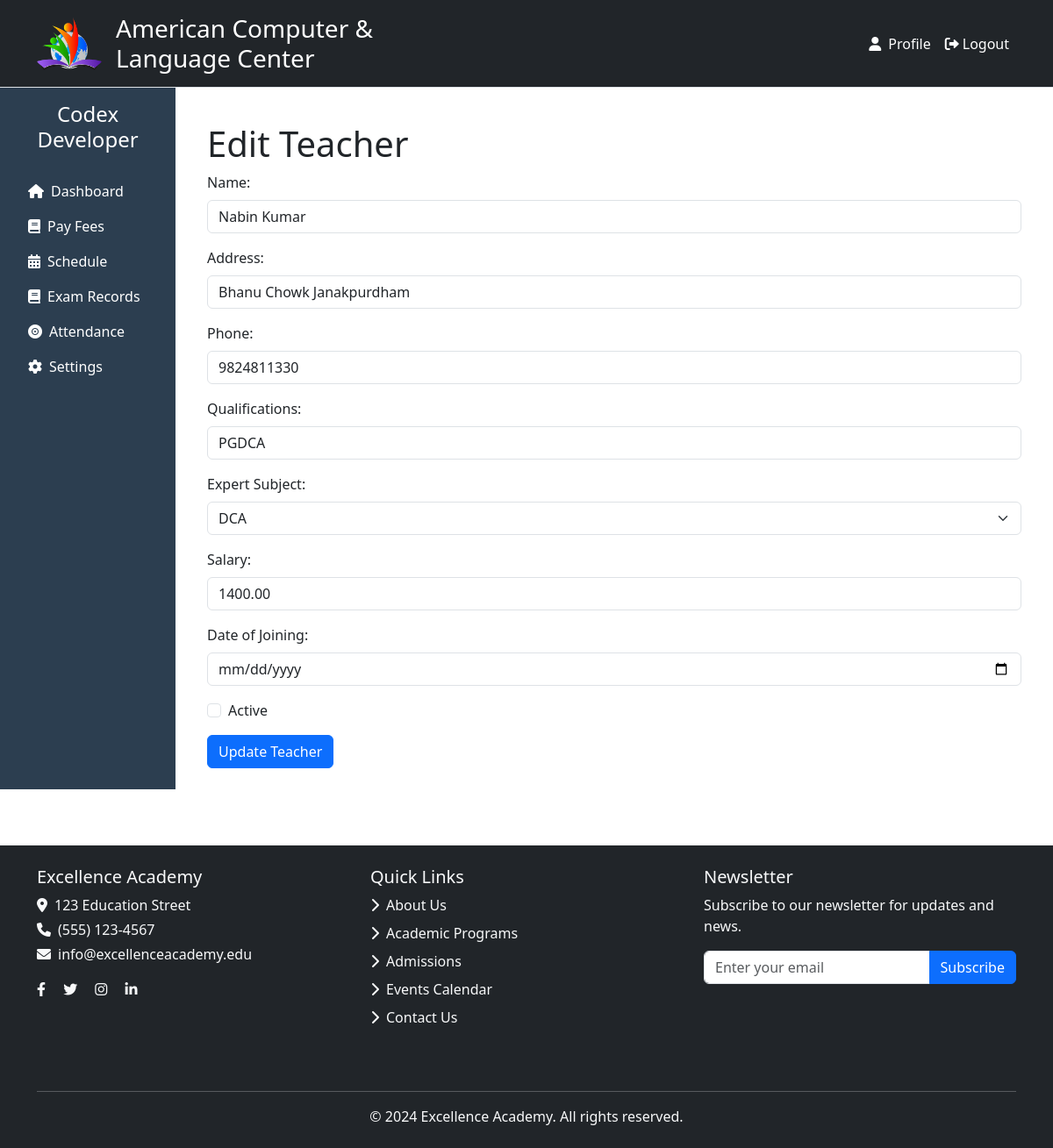
/edit-teacher/2/ (signed in), run on the app's committed database.
### userapp/models.py (models this page shows, shortened)
class Teacher(models.Model):
    user = models.ForeignKey(CustomUser, on_delete=models.CASCADE)
    profile_photo = models.ImageField(upload_to='teachers/', default='media/img/default-avatar.jpg', null=True)
    full_name = models.CharField(max_length=255)
    dob = models.DateField()
    gender = models.CharField(max_length=6, choices=GENDER_CHOICES)
    phone_number = models.CharField(max_length=20)
    email = models.EmailField(unique=True)
    address = models.TextField()
    department = models.CharField(max_length=255)
    designation = models.CharField(max_length=255)
    joining_date = models.DateField(default=timezone.now)
    experience = models.PositiveIntegerField(help_text="Number of years of teaching experience")
    qualification = models.CharField(max_length=255)
    specialization = models.CharField(max_length=255, blank=True, null=True, help_text="Specialized subjects or skills")
    salary = models.DecimalField(max_digits=10, decimal_places=2, default=0.00, help_text="Teacher's monthly salary")
    class Meta:
        ordering = ['full_name']
        verbose_name = 'Teacher'
        verbose_name_plural = 'Teachers'

### userapp/views.py (the view)
# urls.py: path('edit-teacher/<int:teacher_id>/', views.edit_teacher, name='edit_teacher'),
@login_required(login_url='/login/')
def edit_teacher(request, teacher_id):
    teacher = get_object_or_404(Teacher, id=teacher_id)
    if request.method == 'POST':
        teacher.name = request.POST.get('name')
        teacher.address = request.POST.get('address')
        teacher.phone = request.POST.get('phone')
        teacher.qualifications = request.POST.get('qualifications')
        expert_subject_id = request.POST.get('expert_subject')
        teacher.salary = request.POST.get('salary')
        teacher.date_of_joining = request.POST.get('date_of_joining')
        teacher.is_active = request.POST.get('is_active') == 'on'  # Convert 'on' to True, anything else to False
        expert_subject = get_object_or_404(Course, id=expert_subject_id)
        teacher.expert_subject = expert_subject
        teacher.save()
        return redirect('teacher_list')
    else:
        courses = Course.objects.all()
        return render(request, 'fees/edit_teacher.html', {'teacher': teacher, 'courses': courses})

### userapp/templates/fees/edit_teacher.html (shortened to what this page needs)
{% extends "user/base.html" %}
{% block content %}
<div class="container mt-3">
    <h1>Edit Teacher</h1>
    <form method="POST">
        <div class="mb-3">
            <label for="name" class="form-label">Name:</label>
            <input type="text" name="name" class="form-control" value="{{ teacher.full_name }}" required>
        </div>
        <div class="mb-3">
            <label for="address" class="form-label">Address:</label>
            <input type="text" name="address" class="form-control" value="{{ teacher.address }}" required>
        </div>
        <div class="mb-3">
            <label for="phone" class="form-label">Phone:</label>
            <input type="text" name="phone" class="form-control" value="{{ teacher.phone_number }}" required>
        </div>
        <div class="mb-3">
            <label for="qualifications" class="form-label">Qualifications:</label>
            <input type="text" name="qualifications" class="form-control" value="{{ teacher.qualification }}" required>
        </div>
        <div class="mb-3">
            <label for="expert_subject" class="form-label">Expert Subject:</label>
            <select name="expert_subject" class="form-select" required>
                {% for course in courses %}
                    <option value="{{ course.id }}" {% if course.id == teacher.specialization.id %}selected{% endif %}>
                        {{ course.name }}
                    </option>
                {% endfor %}
            </select>
        </div>
        <div class="mb-3">
            <label for="salary" class="form-label">Salary:</label>
            <input type="number" name="salary" class="form-control" value="{{ teacher.salary }}" required>
        </div>
        <div class="mb-3">
            <label for="date_of_joining" class="form-label">Date of Joining:</label>
            <input type="date" name="date_of_joining" class="form-control" value="{{ teacher.joining_date }}" required>
        </div>
        <div class="mb-3 form-check">
            <input type="checkbox" name="is_active" class="form-check-input" {% if teacher.is_active %}checked{% endif %}>
            <label for="is_active" class="form-check-label">Active</label>
        </div>
        <button type="submit" class="btn btn-primary">Update Teacher</button>
    </form>
</div>
{% endblock content %}

### data on the page
Teacher: name "Nabin Kumar", address "Bhanu Chowk Janakpurdham", phone "9824811330", qualifications "PGDCA", salary "1400.00"

### other printed values
form field expert_subject "DCA"
